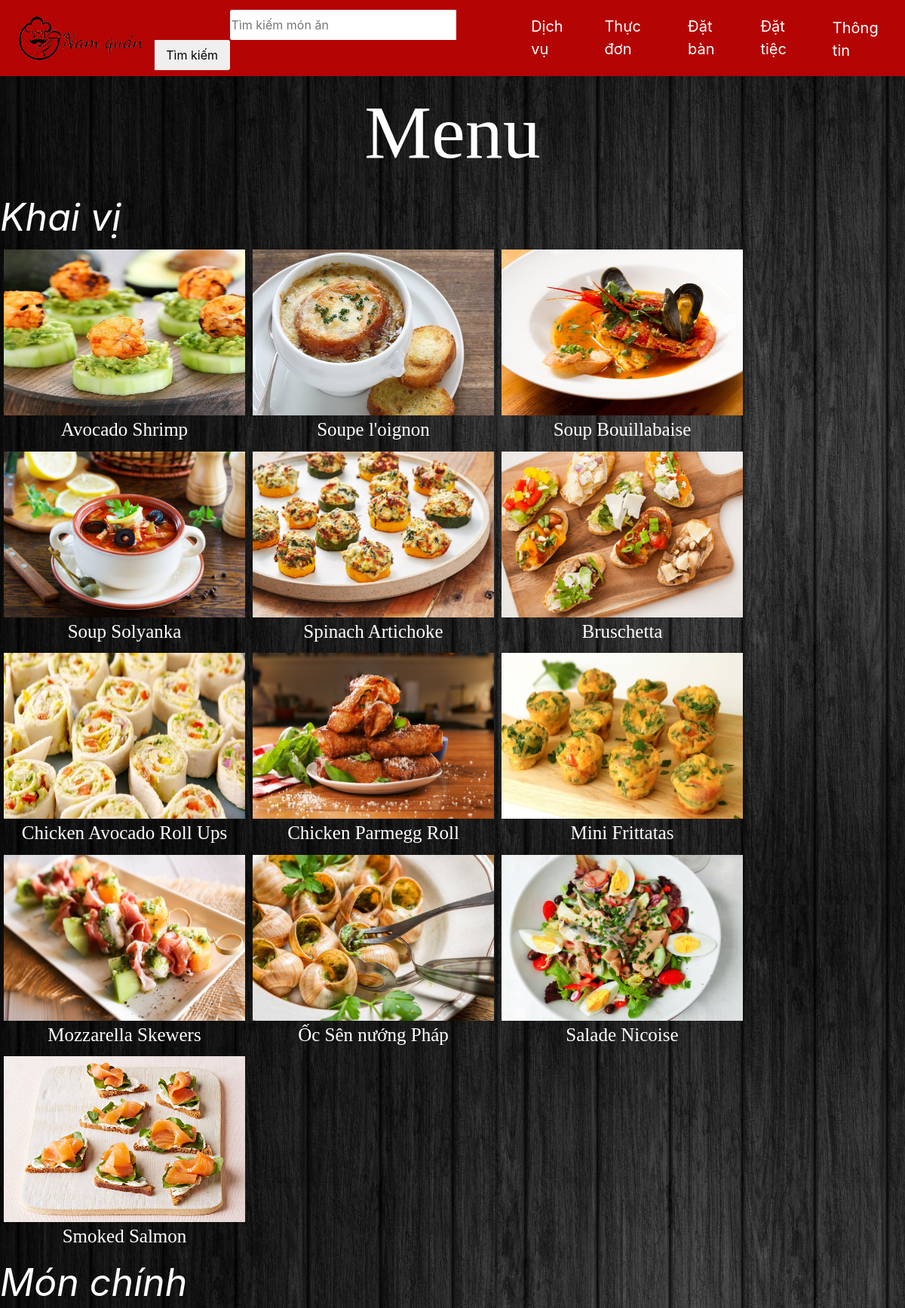
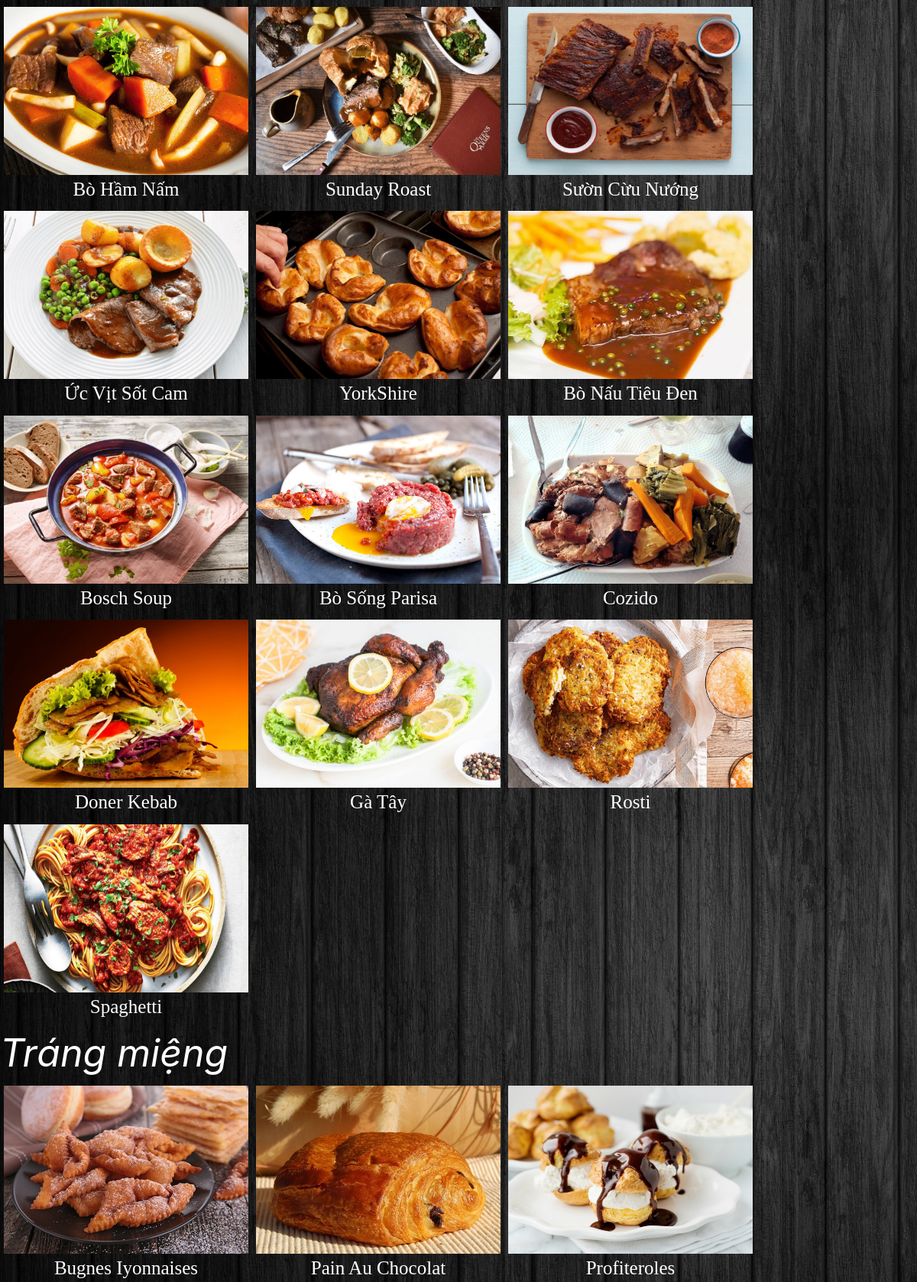
Page /ViewMenu.php (upper part) on the committed database (2 pictures, top to bottom).
### tables this page shows
CREATE TABLE `monan` (
  `id` char(10) NOT NULL,
  `ten` varchar(200) NOT NULL,
  `gia` int(11) NOT NULL,
  `anh` char(100) NOT NULL,
  `vitri` int(11) NOT NULL
);

### src/MenuDB.php (called while the page is built, shortened)
<?php
	class MonAn{
		public function getDanhSachMonAnByVitri($viTri){
			$this->viTri = $viTri;
			$sql = "select * from monan where vitri = '$this->viTri'";
			$conn = open_database();
			return $result = $conn->query($sql);
		}
	}
?>

### src/ViewMenu.php (the view, shortened to what this page needs)
<?php
	require('MenuDB.php');
	$mon = new MonAn();
?>
<!DOCTYPE html>
<html>
<head>
	<link rel="stylesheet" href="style.css">
	<link rel="stylesheet" href="https://maxcdn.bootstrapcdn.com/bootstrap/4.5.2/css/bootstrap.min.css">
	<link rel="stylesheet" href="https://cdnjs.cloudflare.com/ajax/libs/font-awesome/4.7.0/css/font-awesome.min.css">
</head>
<nav class="navbar navbar-expand-sm" style="background-color: #B40404;">
    <a href="index.php" class="navbar-brand"><img src="Image/logo.png" class="float-left" width="200px" height="10px"></a>
    <form method="post" id="timkiem"><input class="searchbar" type="text" name="noidung" placeholder="Tìm kiếm món ăn"><button type="submit" style="border: none; border-top-right-radius: 3px; border-bottom-right-radius: 3px; height: 40px; width: 100px;" name="timkiem" form="timkiem" value="<?=$timKiem?>">Tìm kiếm</button></form>
      <ul class="navbar-nav" style="padding-left: 60px; font-size: 20px">
          <li class="nav-item">
            <a class="nav-link" href="DichVu.php" style="color:white;">Dịch vụ</a>
          </li>
          <li class="nav-item">
            <a class="nav-link" href="ViewMenu.php" style="padding-left: 30px;color:white;">Thực đơn</a>
          </li>
          <li class="nav-item">
            <a class="nav-link" href="BookingTable.php" style="padding-left: 30px;color:white;">Đặt bàn</a>
          </li>
          <li class="nav-item">
            <a class="nav-link" href="BookingParty.php" style="padding-left: 30px;color:white;">Đặt tiệc</a>
          </li>
          <li class="nav-item" >
            <a class="nav-link" onmouseover="showContact()" onmouseleave="hideContact()" style="margin-top: 2px;padding-left: 30px;color:white;">Thông tin</a>
          </li>
        </ul>
    </nav>
  <?php
    if(isset($_POST['noidung'])){
      $path = '';
      $timKiem = $_POST['noidung'];
      $_SESSION['infor'] = $_POST['noidung'];
      $result = $mon->getThongTinTimKiem($_SESSION['infor']);
      if(!is_numeric($_SESSION['infor'])){
		if ($result->num_rows > 0) {
		      while($row = $result->fetch_assoc()) {
		        if($row['vitri'] == 1){
		          $path = 'Image/khaivi/';
		        }else if($row['vitri'] == 2){
		          $path = 'Image/monchinh/';
		        }else{
		          $path = 'Image/trangmieng/';
		        }
  ?>
  <div class="food">
      <img class="food-img" src="<?=$path.''.$row['anh']?>">
      <div class="food-name"><p><?=$row['ten']?></p></div>
  </div>
  <?php
  }
  }else{
  }
}
}else{
  ?>
<body>
<div class="title-menu">Menu</div>
<div class="set">Khai vị</div>
<div class="row-food">
	<?php
		$result = $mon->getDanhSachMonAnByVitri(1);
          if ($result->num_rows > 0) {
            while($row = $result->fetch_assoc()) {
	?>
	<div class="food">
		<img src="Image/khaivi/<?= $row['anh']?>">
		<div class="food-name"><?= $row['ten']?></div>
	</div>
	<?php
		}
	}
	?>
</div>
<div class="set">Món chính</div>
<div class="row-food">
	<?php
		$result = $mon->getDanhSachMonAnByVitri(2);
          if ($result->num_rows > 0) {
            while($row = $result->fetch_assoc()) {
	?>
	<div class="food">
		<img src="Image/monchinh/<?= $row['anh']?>">
		<div class="food-name"><?= $row['ten']?></div>
	</div>
	<?php
		}
	}
	?>
</div>
<div class="set">Tráng miệng</div>
<div class="row-food">
	<?php
		$result = $mon->getDanhSachMonAnByVitri(3);
          if ($result->num_rows > 0) {
            while($row = $result->fetch_assoc()) {
	?>
	<div class="food">
		<img src="Image/trangmieng/<?= $row['anh']?>">
		<div class="food-name"><?= $row['ten']?></div>
	</div>
	<?php
		}
	}
	?>
</div>
</body>
<?php
}
?>
</html>

### src/style.css (style rules this page uses)
img { max-width: 100%; height: auto; border: 0; vertical-align: top; }
body { background-color: #F2F2F2; }

### src/ViewMenu.php (style rules this page uses)
body { background-image: url("Image/backgroundMenu.jpg"); }
.title-menu { font-family: Brush Script MT, Brush Script Std, cursive; font-size: 100px; color: white; text-align: center; }
.row-food { overflow: auto; }
.food { float: left; margin: 5px; }
.food img { width: 320px; height: 220px; }
.food-name { color: white; font-family: Comic Sans MS, Comic Sans, cursive; text-align: center; font-size: 25px; }
.set { font-size: 50px; color: white; font-style: italic; }
.searchbar { width: 300px; height: 40px; border-top-left-radius: 3px; border-bottom-left-radius: 3px; border: none; margin-left: 100px; margin-top: 5px; }

### rows in the picture
monan: anh (picture), ten "Avocado Shrimp"
monan: anh (picture), ten "Soupe l'oignon"
monan: anh (picture), ten "Soup Bouillabaise"
monan: anh (picture), ten "Soup Solyanka"
monan: anh (picture), ten "Spinach Artichoke"
monan: anh (picture), ten "Bruschetta"
monan: anh (picture), ten "Chicken Avocado Roll Ups"
monan: anh (picture), ten "Chicken Parmegg Roll"
monan: anh (picture), ten "Mini Frittatas"
monan: anh (picture), ten "Mozzarella Skewers"
monan: anh (picture), ten "Ốc Sên nướng Pháp"
monan: anh (picture), ten "Salade Nicoise"
monan: anh (picture), ten "Smoked Salmon"
monan: anh (picture), ten "Bò Hầm Nấm"
monan: anh (picture), ten "Sunday Roast"
monan: anh (picture), ten "Sườn Cừu Nướng"
monan: anh (picture), ten "Ức Vịt Sốt Cam"
monan: anh (picture), ten "YorkShire"
monan: anh (picture), ten "Bò Nấu Tiêu Đen"
monan: anh (picture), ten "Bosch Soup"
monan: anh (picture), ten "Bò Sống Parisa"
monan: anh (picture), ten "Cozido"
monan: anh (picture), ten "Doner Kebab"
monan: anh (picture), ten "Gà Tây"
monan: anh (picture), ten "Rosti"
monan: anh (picture), ten "Spaghetti"
monan: anh (picture), ten "Bugnes Iyonnaises"
monan: anh (picture), ten "Pain Au Chocolat"
monan: anh (picture), ten "Profiteroles"
